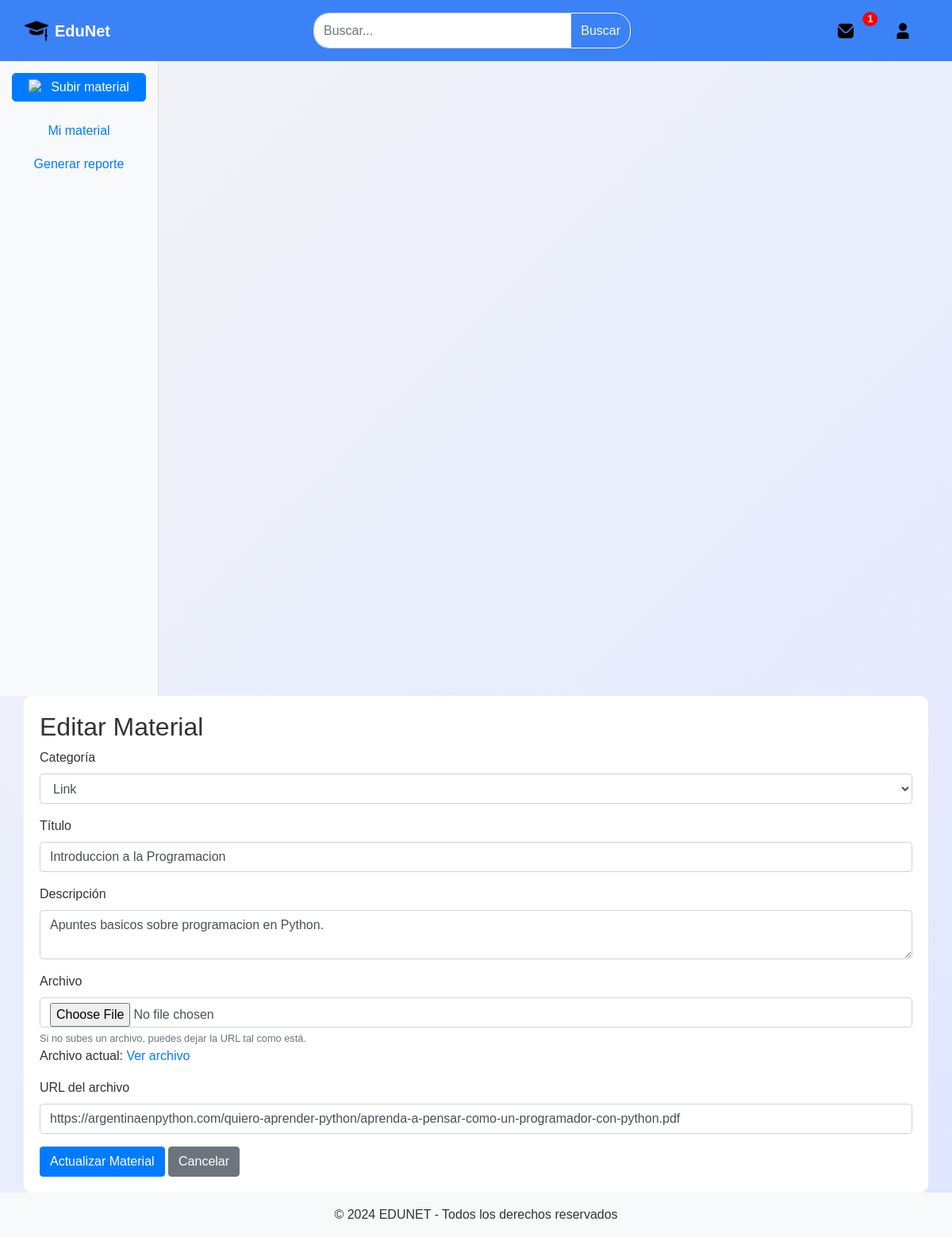
Page /Views/editarMaterial.php?id=1 (signed in) on the committed database.
### tables this page shows
CREATE TABLE material (
    idM INT NOT NULL AUTO_INCREMENT COMMENT 'ID unico del material educativo',
    categoria VARCHAR(50) NOT NULL COMMENT 'Tipo de archivo',
    titulo VARCHAR(50) NOT NULL COMMENT 'Titulo del material',
    descripcion VARCHAR(255) NOT NULL COMMENT 'Descripcion del material',
    fechaSubida DATE NOT NULL COMMENT 'Fecha en la que se subio el material',
    estado ENUM('pendiente', 'aprobado', 'rechazado') NOT NULL COMMENT 'Estado de aprobacion del material',
    URL VARCHAR(255) NULL COMMENT 'URL del archivo a subir',

    usuario_idU_M INT NULL COMMENT 'ID del usuario que subio el material',
    PRIMARY KEY (idM),
    CONSTRAINT usuario_material 
    FOREIGN KEY (usuario_idU_M) REFERENCES usuario(idU) 
    ON DELETE SET NULL
    ON UPDATE CASCADE
);

### Model/conexionBD.php (called while the page is built, shortened)
<?php
function obtenerConexion() {
    $conexion = mysqli_connect("localhost", "root", "", "eduNet");
    return $conexion;
}
?>

### Controller/controlador.php (called while the page is built, shortened)
<?php
require_once __DIR__ . '/../Model/conexionBD.php';
require_once __DIR__ . '/../Model/alumno.php';
class Controlador {
    private $alumnoModel;
    public function __construct() {
        $this->alumnoModel = new Alumno();
    }
    public function obtenerMaterialPorId($idMaterial) {
        return $this->alumnoModel->obtenerMaterialPorId($idMaterial);
    }
}
?>

### Model/alumno.php (called while the page is built, shortened)
<?php
require_once '../Model/conexionBD.php';
class Alumno {
    private $db;
    public function __construct() {
        $this->db = obtenerConexion();
    }
    public function obtenerMaterialPorId($idMaterial) {
        if ($this->db) {
            $query = "
                SELECT m.idM,m.categoria,m.titulo,m.descripcion,m.fechaSubida,m.estado,m.URL,
                    CONCAT(u.nombre, ' ', u.apellido) AS autor
                    FROM material m
                    LEFT JOIN usuario u ON m.usuario_idU_M = u.idU
                    WHERE m.idM = ?
            ";
            $stmt = $this->db->prepare($query);
            if ($stmt) {
                $stmt->bind_param("i", $idMaterial);
                $stmt->execute();
                $resultado = $stmt->get_result();
                $material = $resultado->fetch_assoc();
                return $material;
            } else {
                echo "<script>alert('Error en la preparación de la consulta.'); window.location.href='gestionMaterial.php';</script>";
                return false;
            }
        } else {
            echo "<script>alert('Error de conexión a la base de datos.'); window.location.href='gestionMaterial.php';</script>";
            return false;
        }
    }
}
?>

### Views/editarMaterial.php (the view, shortened to what this page needs)
<?php
require_once __DIR__ . '/../Controller/controlador.php';
include 'header.php';
$controlador = new Controlador();
if (isset($_GET['id'])) {
    $idMaterial = $_GET['id'];
    $material = $controlador->obtenerMaterialPorId($idMaterial);
} else {
    exit();
}
?>
<div class="container-fluid">
    <div class="row">
        <div class="col-12 col-md-2 bg-light sidebar custom-sidebar">
            <div class="button-container d-flex justify-content-center mb-3">
                <a href="subirMaterial.php" class="btn btn-primary btn_custom">
                    <img src="img/subir.png" alt="Subir" class="icon-img">Subir material
                </a>
            </div>
            <ul class="nav flex-column">
                <li class="nav-item">
                    <a href="gestionMaterial.php" class="btn btn-link nav-link">Mi material</a>
                </li>
                <li class="nav-item">
                    <a href="generarReporte.php" class="btn btn-link nav-link">Generar reporte</a>
                </li>
            </ul>
        </div>
        <div class="container">
            <h2>Editar Material</h2>
            <form action="editarMaterial.php?id=<?= $material['idM']; ?>" method="POST" enctype="multipart/form-data">
                <div class="mb-3">
                    <label for="categoria" class="form-label">Categoría</label>
                    <select name="categoria" id="categoria" class="form-control" required>
                        <option value="Link" <?= $material['categoria'] == 'Link' ? 'selected' : ''; ?>>Link</option>
                    </select>
                </div>
                <div class="mb-3">
                    <label for="titulo" class="form-label">Título</label>
                    <input type="text" class="form-control" id="titulo" name="titulo" value="<?= $material['titulo']; ?>" required>
                </div>
                <div class="mb-3">
                    <label for="descripcion" class="form-label">Descripción</label>
                    <textarea class="form-control" id="descripcion" name="descripcion" required><?= $material['descripcion']; ?></textarea>
                </div>
                <div class="mb-3">
                    <label for="archivo" class="form-label">Archivo</label>
                    <input type="file" class="form-control" id="archivo" name="archivo">
                    <small class="form-text text-muted">Si no subes un archivo, puedes dejar la URL tal como está.</small>
                    <?php if ($material['URL']) { ?>
                        <p>Archivo actual: <a href="<?= $material['URL']; ?>" target="_blank">Ver archivo</a></p>
                    <?php } ?>
                </div>
                <div class="mb-3">
                    <label for="url" class="form-label">URL del archivo</label>
                    <input type="text" class="form-control" id="url" name="url" value="<?= $material['URL']; ?>">
                </div>
                <button type="submit" class="btn btn-primary">Actualizar Material</button>
                <button type="button" class="btn btn-secondary" onclick="window.location.href='gestionMaterial.php';">Cancelar</button>
            </form>
        </div>
    </div>
</div>
<?php include 'footer.php'; ?>

### Views/css/styles.css (style rules this page uses)
body { font-family: Arial, sans-serif; background-color: #f0f2f5; margin: 0; }
.button-container { margin: 0 auto; display: flex; justify-content: center; gap: 20px; }
.btn_custom { display: inline-flex; align-items: center; padding: 5px 20px; min-width: 150px; border-radius: 5px; }
.btn_custom img { width: 20px; height: 20px; margin-right: 8px; }
.sidebar { padding-top: 15px; }
.custom-sidebar { width: 100px; height: 100vh; overflow-y: auto; }
body { font-family: 'Roboto', sans-serif; margin: 0; padding: 0; background: linear-gradient(135deg, #f3f4f7, #e0e7ff); color: #333; }
body { font-family: Arial, sans-serif; background-color: #f8f9fa; }
.sidebar { height: 100vh; border-right: 1px solid #ddd; }
button { border-radius: 20px; }
.container { background-color: #ffffff; padding: 20px; border-radius: 10px; }

### rows in the picture
material: categoria "Link", titulo "Introduccion a la Programacion", descripcion "Apuntes basicos sobre programacion en Python.", url "https://argentinaenpython.com/quiero-aprender-python/aprenda-a-pensar-como-un-programador-con-python.pdf"

### other values in the picture
count($avisos) "1"
